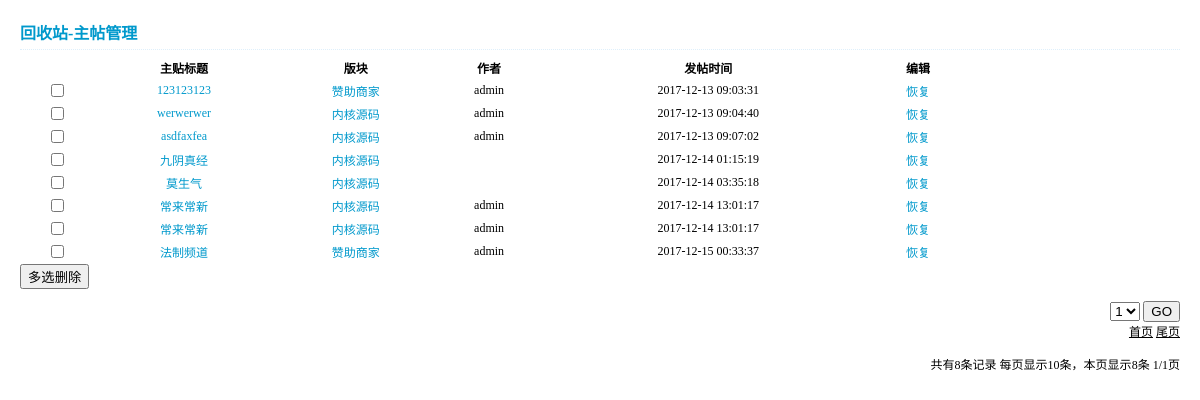
Page /adminDelDetails.php?page=1 on the committed database.
### tables this page shows
CREATE TABLE IF NOT EXISTS `bbs_details` (
  `id` int(10) NOT NULL AUTO_INCREMENT,
  `first` tinyint(1) NOT NULL DEFAULT '0' COMMENT '帖子回复（1=帖子，0=回复）',
  `tid` int(10) NOT NULL COMMENT '帖子id',
  `sid` int(10) NOT NULL DEFAULT '0',
  `authorid` int(10) NOT NULL COMMENT '发贴人id',
  `title` varchar(600) NOT NULL COMMENT '帖子标题',
  `content` mediumtext NOT NULL COMMENT '帖子/回帖内容',
  `addtime` int(12) NOT NULL COMMENT '发布时间',
  `addip` int(12) NOT NULL COMMENT '发帖人IP',
  `classid` int(10) NOT NULL COMMENT '板块id',
  `replycount` int(12) NOT NULL DEFAULT '0' COMMENT '帖子的回复数量',
  `hits` int(12) NOT NULL DEFAULT '0' COMMENT '浏览次数',
  `istop` tinyint(2) NOT NULL DEFAULT '0' COMMENT '是否为置顶帖（1=是，0=否）',
  `elite` tinyint(2) NOT NULL DEFAULT '0' COMMENT '是否为精华帖（1=是，0=否）',
  `ishot` tinyint(2) NOT NULL DEFAULT '0' COMMENT '是否为热门贴（1=是，0=否）',
  `rate` smallint(3) NOT NULL DEFAULT '0' COMMENT '帖子售价（积分）',
  `attachment` smallint(3) DEFAULT NULL COMMENT '帖子附件',
  `isdel` int(2) DEFAULT '0' COMMENT '是否放入回收站（1=是，0=否）',
  `style` char(10) DEFAULT NULL COMMENT '帖子标题颜色（css样式）',
  `isdisplay` int(2) NOT NULL DEFAULT '0' COMMENT '是否屏蔽回复内容（1=是，0=否）',
  PRIMARY KEY (`id`)
);

CREATE TABLE IF NOT EXISTS `bbs_category` (
  `cid` int(10) NOT NULL AUTO_INCREMENT,
  `classname` varchar(60) NOT NULL COMMENT '版块名称',
  `parentid` int(10) NOT NULL COMMENT '父级ID',
  `classpath` char(20) DEFAULT NULL COMMENT '关系',
  `replycount` int(10) DEFAULT '0' COMMENT '回帖数量',
  `motifcount` int(10) NOT NULL DEFAULT '0' COMMENT '帖子数量',
  `compere` char(10) DEFAULT NULL COMMENT '版主',
  `classpic` varchar(255) NOT NULL DEFAULT 'public/img/classLogo.gif' COMMENT '板块ICON',
  `description` varchar(200) DEFAULT NULL COMMENT '板块描述',
  `orderby` smallint(6) NOT NULL DEFAULT '0' COMMENT '排序',
  `lastpost` varchar(255) DEFAULT NULL COMMENT '最后发表',
  `namestyle` char(10) DEFAULT NULL,
  `ispass` tinyint(2) NOT NULL DEFAULT '1' COMMENT '审核状态',
  PRIMARY KEY (`cid`)
);

CREATE TABLE IF NOT EXISTS `bbs_user` (
  `uid` int(11) NOT NULL AUTO_INCREMENT,
  `username` char(16) NOT NULL COMMENT '账号',
  `password` char(32) NOT NULL COMMENT '密码（md5加密）',
  `email` char(30) NOT NULL COMMENT '邮箱',
  `undertype` tinyint(2) NOT NULL COMMENT '账号类型（1=管理员，0=普通用户）',
  `regtime` int(12) NOT NULL COMMENT '注册时间',
  `lasttime` int(12) NOT NULL COMMENT '最后登录时间',
  `regip` int(12) NOT NULL COMMENT '注册IP',
  `picture` varchar(255) NOT NULL DEFAULT 'public/img/avatarBlank.gif' COMMENT '头像',
  `grade` int(10) DEFAULT '0' COMMENT '积分',
  `problem` varchar(200) DEFAULT '0' COMMENT '查找密码问题',
  `result` varchar(200) DEFAULT NULL COMMENT '答案',
  `realname` char(50) DEFAULT NULL COMMENT '真实姓名',
  `sex` tinyint(4) DEFAULT '2' COMMENT '性别（1=男。2=女）',
  `birthday` varchar(20) DEFAULT NULL COMMENT '生日',
  `place` varchar(50) DEFAULT NULL COMMENT '所在地',
  `qq` char(13) DEFAULT NULL COMMENT 'QQ号码',
  `autograph` varchar(500) DEFAULT NULL COMMENT '个人签名',
  `errortimes` int(11) NOT NULL DEFAULT '0' COMMENT '登录时密码错误的次数',
  `allowlogin` tinyint(2) NOT NULL DEFAULT '0' COMMENT '是否允许登录（0=允许，1=不允许）',
  PRIMARY KEY (`uid`)
);

### adminDelDetails.php (called while the page is built, shortened)
<?php
$link = dbConnect('localhost' ,'root' ,'123123' ,'dbOne' , 'utf8');
if (dbSelect($link , 'bbs_details' , '*' , "first = 1 and isdel = 1") == false) {
	$motifCount = 0;
} else {
	$motifCount = count(dbSelect($link , 'bbs_details' , '*' , "first = 1 and isdel = '1'"));
}
$pageCount = 10;
$pages = ceil($motifCount / $pageCount);
$page =  $_GET['page'];
$pageStart = ($page - 1) * $pageCount;
if (dbSelect($link , 'bbs_details' , 'title' , "first = 1 and isdel = 1" , null , "$pageStart , $pageCount") == false) {
	$realCount = 0;
} else {
$realCount = count(dbSelect($link , 'bbs_details' , 'title' , "first = '1' and isdel = '1'" , null , "$pageStart , $pageCount"));
}
$replyDel = selectThree($link , '*' , 'bbs_details' , 'bbs_user' , 'bbs_category' , 'authorid' , 'uid' , 'classid' , 'cid' , 'first = 1 and isdel = 1' , null , "$pageStart , $pageCount");
display('adminDelDetails.html' , compact('replyDel' , 'page' , 'pages' , 'motifCount' , 'realCount' , 'pageCount'));

### helper/mysql.php (called while the page is built, shortened)
<?php
function dbSelect($link,$table,$fields='*',$where=null,$orderby=null,$limit=null)
{
	$sql = "select $fields from $table";
	$where = parseWhere($where);
	if ($where) {
		$sql .= ' where ' . $where;
	}
	if ($limit) {
		$sql .= ' limit ' . $limit;
	}
	$result = mysqli_query($link,$sql);
	if ($result && mysqli_num_rows($result)) {
		return mysqli_fetch_all($result,MYSQLI_BOTH);
	}
	return false;
}
function parseWhere($where)
{
	if (is_array($where)) {
		return join(' and ',$where);
	} else if (is_string($where)) {
		return $where;
	} else {
		return null;
	}
}
function SelectThree($link , $fields='*' , $t1 , $t2 , $t3 , $id12 , $id2 , $id13 , $id3 , $where=null,$orderby=null,$limit=null)
{
	$sql = "select $fields from ($t1 left join $t2 on $t1.$id12=$t2.$id2) left join $t3 on $t1.$id13=$t3.$id3";
	$where = parseWhere($where);
	if ($where) {
		$sql .= ' where ' . $where;
	}
	if ($limit) {
		$sql .= ' limit ' . $limit;
	}
	$result = mysqli_query($link,$sql);
	if ($result && mysqli_num_rows($result)) {
		return mysqli_fetch_all($result,MYSQLI_BOTH);
	}
	return false;
}

### caches/admin/adminDelDetails_html.php (the view, shortened to what this page needs)
<html>
	<head>
		<link rel="stylesheet" type="text/css" href="../../public/css/adminDelReply.css"/>
	</head>
	<body>
		<div class="title">
			回收站-主帖管理
		</div>
		<hr />
		<form action = "adminDelDetails.php?page=<?=$page;?>" method = "post">
			<table>
				<tr>
					<th></th>
					<th>主贴标题</th>
					<th>版块</th>
					<th>作者</th>
					<th>发帖时间</th>
					<th>编辑</th>
				</tr>
				<?php if ($replyDel !== false): ?>
				<?php foreach ($replyDel as $vReply):?>
				<tr>
					<td><input type ="checkbox" name = "id[]" value = "<?=$vReply['id'];?>"/></td>
					<td><a href = "detail.php?id=<?=$vReply['id'];?>&page=1" target = "_blank"><?=$vReply['title'];?></a></td>
					<td>
						<a href = "list.php?classid=<?=$vReply['classid'];?>&page=<?=$page;?>" target = "_blank">
						<?=$vReply['classname'];?></a>
					</td>
					<td><?=$vReply['username'];?></td>
					<td><?php echo date('Y-m-d H:i:s' ,$vReply['addtime']);?></td>
					<td><a href ="adminDelDetails.php?id=<?=$vReply['id'];?>&page=<?=$page;?>">恢复</a><td>
				</tr>
				<?php endforeach;?>
				<?php endif; ?>
			</table>
			<button>多选删除</button>
		</form>
		<div class="limit">
			<form action="listLimit.php" method="post">
				<select name="page">
					<?php for ($i = 1; $i <= $pages ;$i++):?>
					<option value="<?=$i;?>"><?=$i;?></option>
					<?php endfor;?>
				</select>
				<button>GO</button>
			</form>
			<a href="adminDelDetails.php?page=1">首页</a>
			<a href="adminDelDetails.php?page=<?=$pages;?>">尾页</a><br />
			<br />
			共有<?=$motifCount;?>条记录	每页显示<?=$pageCount;?>条，本页显示<?=$realCount;?>条	<?=$page;?>/<?=$pages;?>页
		</div>
	</body>
</html>

### helper/template.php (shortened to what this page needs)
<?php
function display($tplFile,$tplVars=null,$isInclude=true)
{
	$backFile = $tplFile;
	$patten = '/admin/';
	$subject = $tplFile;
	if (preg_match($patten, $subject,$matches)) {
		$savePath = TPA_CACHE.str_replace('.','_',$backFile) . '.php';
	} else {
		$tplFile = TPL_PATH . $tplFile;
		$savePath = TPL_CACHE.str_replace('.','_',$backFile) . '.php';
	}
	if ($isInclude) {
		include $savePath;
	}
}

### public/css/adminDelReply.css (style rules this page uses)
body { margin:20px; font-size:12px; }
.title { color:#0099CC; font-weight:bolder; font-size:16px; }
hr { height:1px; border:none; border-top:1px dotted #DEEFFB; margin:5px auto 5px; }
table { width:950px; text-align:center; }
table tr { border-bottom:1px dotted #DEEFFB; font-size:12px; }
table tr td a { color:#0099CC; text-decoration:none; }
.limit { width:500px; font-size:12px; float:right; text-align:right; margin-bottom:10px; }
.limit form { margin:0; }
.limit a { color:black; }

### rows in the picture
bbs_details: title "123123123", bbs_category.classname "赞助商家", bbs_user.username "admin", addtime "2017-12-13 09:03:31"
bbs_details: title "werwerwer", bbs_category.classname "内核源码", bbs_user.username "admin", addtime "2017-12-13 09:04:40"
bbs_details: title "asdfaxfea", bbs_category.classname "内核源码", bbs_user.username "admin", addtime "2017-12-13 09:07:02"
bbs_details: title "九阴真经", bbs_category.classname "内核源码", addtime "2017-12-14 01:15:19"
bbs_details: title "莫生气", bbs_category.classname "内核源码", addtime "2017-12-14 03:35:18"
bbs_details: title "常来常新", bbs_category.classname "内核源码", bbs_user.username "admin", addtime "2017-12-14 13:01:17"
bbs_details: title "常来常新", bbs_category.classname "内核源码", bbs_user.username "admin", addtime "2017-12-14 13:01:17"
bbs_details: title "法制频道", bbs_category.classname "赞助商家", bbs_user.username "admin", addtime "2017-12-15 00:33:37"

### other values in the picture
$motifCount "8"
$pageCount "10"
$realCount "8"
$page "1"
$pages "1"
form field page "1"
